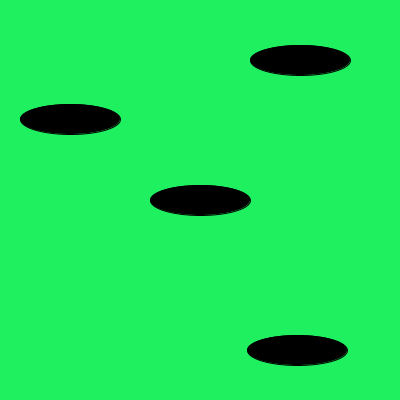
Frame 1 (no input)
Frame 60 (the mouse pressed at the canvas centre just before this capture): identical to frame 1, image omitted
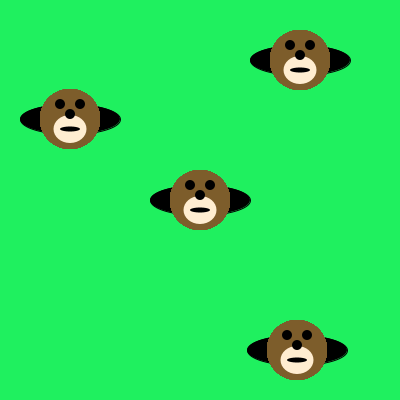
Frame 120 (the mouse held since frame 60 and released just before this capture)

The Processing sketch that drew these frames (run headless with seeded random() and noise(); from frame 60 on, the mouse is pressed at the canvas centre):

// Processing sketch: moles_in_holes
// ── moles_in_holes.pde
/*** When you are done, this program will draw a mole in 
     each of the holes.
***/

void setup() {
     size(400, 400);
     background(31, 240, 95); // green grass
     
     // This code draws the holes. Run the program to see them.
     
     fill(0, 0, 0);
     ellipse(200, 200, 100, 30);
     ellipse(70, 119, 100, 30);
     ellipse(300, 60, 100, 30);
     ellipse(297, 350, 100, 30);
}

void draw() {

/* Write code here that uses the drawMole method to put a mole in each of the holes */
if(mousePressed) {

drawMole(297,350);
drawMole(300,60);
drawMole(70,119);
drawMole(200,200);
}
}

void drawMole(int moleX, int moleY) {
     noStroke();
     fill(125, 93, 43);
     ellipse(moleX, moleY, 60, 60); // face
     fill(255, 237, 209);
     ellipse(moleX, moleY+10, 33, 28); 
     fill(0, 0, 0);
     ellipse(moleX-10, moleY-15, 10, 10); // eyes
     ellipse(moleX+10, moleY-15, 10, 10);
     ellipse(moleX, moleY-5, 10, 10); // nose
     ellipse(moleX, moleY+10, 20, 5); // mouth
}
